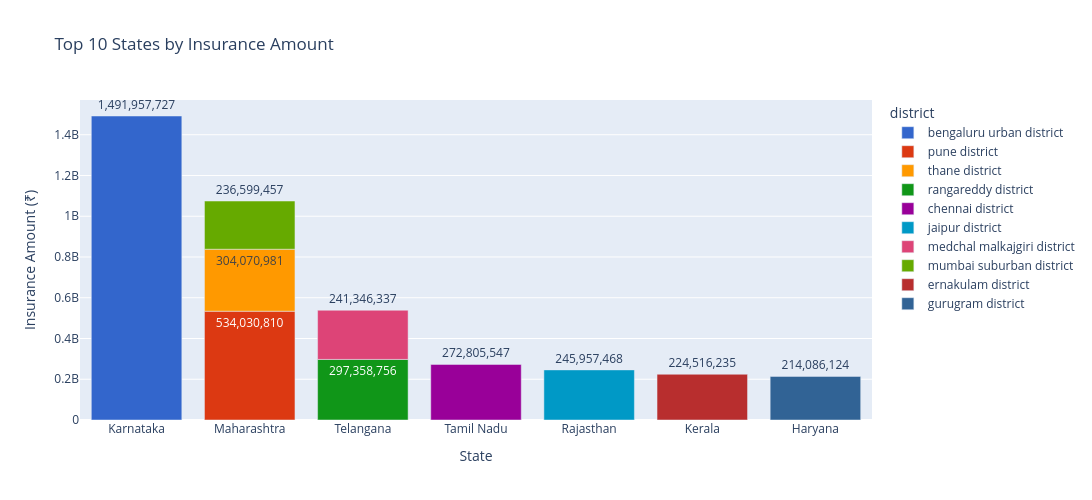

This figure's notebook cell:
### Markdown cell above
#### Chart - 6 - Insurance penetration and Engagement analysis

### Code cell
ins_pen=df_map_ins.groupby(['state','district']).agg({'insurance_count':'sum','insurance_amount':'sum'})
df=ins_pen.sort_values(by='insurance_amount',ascending=False).reset_index()
fig = px.bar(df.head(10), x='state', y='insurance_amount',color='district',
                             title="Top 10 States by Insurance Amount",
                             labels={'insurance_amount': 'Insurance Amount (₹)', 'state': 'State'},color_discrete_sequence=px.colors.qualitative.G10)
fig.update_traces(texttemplate='%{y:,.0f}', textposition='outside',textangle=0)
fig.update_layout(xaxis=dict(tickmode='linear', dtick=1),width=1400,height=500)
fig.show()
print('-'*80)
print('Top 5 Performing States and Districts')
print('-'*80)
print(df.head(5))
print('-'*80)
print('Top 5 lower States and Districts')
print('-'*80)
print(df.tail(5))
print('-'*80)
print("Highest Insurance Value:", f"{df['state'].iloc[0]} = {df['insurance_amount'].iloc[0]:,}")
print(f"Total Policies: {df['insurance_count'].iloc[0]:,}")

### Figure 1 — Plotly figure (JSON) as saved in the notebook; plotly's stock layout.template omitted (floating-point values rounded to 4 significant figures)
{"data": [{"alignmentgroup": "True", "hovertemplate": "district=bengaluru urban district<br>State=%{x}<br>Insurance Amount (₹)=%{y}<extra></extra>", "legendgroup": "bengaluru urban district", "marker": {"color": "#3366CC", "pattern": {"shape": ""}}, "name": "bengaluru urban district", "offsetgroup": "bengaluru urban district", "orientation": "v", "showlegend": true, "textangle": 0, "textposition": "outside", "texttemplate": "%{y:,.0f}", "type": "bar", "x": ["Karnataka"], "xaxis": "x", "y": [1491957727], "yaxis": "y"}, {"alignmentgroup": "True", "hovertemplate": "district=pune district<br>State=%{x}<br>Insurance Amount (₹)=%{y}<extra></extra>", "legendgroup": "pune district", "marker": {"color": "#DC3912", "pattern": {"shape": ""}}, "name": "pune district", "offsetgroup": "pune district", "orientation": "v", "showlegend": true, "textangle": 0, "textposition": "outside", "texttemplate": "%{y:,.0f}", "type": "bar", "x": ["Maharashtra"], "xaxis": "x", "y": [534030810], "yaxis": "y"}, {"alignmentgroup": "True", "hovertemplate": "district=thane district<br>State=%{x}<br>Insurance Amount (₹)=%{y}<extra></extra>", "legendgroup": "thane district", "marker": {"color": "#FF9900", "pattern": {"shape": ""}}, "name": "thane district", "offsetgroup": "thane district", "orientation": "v", "showlegend": true, "textangle": 0, "textposition": "outside", "texttemplate": "%{y:,.0f}", "type": "bar", "x": ["Maharashtra"], "xaxis": "x", "y": [304070981], "yaxis": "y"}, {"alignmentgroup": "True", "hovertemplate": "district=rangareddy district<br>State=%{x}<br>Insurance Amount (₹)=%{y}<extra></extra>", "legendgroup": "rangareddy district", "marker": {"color": "#109618", "pattern": {"shape": ""}}, "name": "rangareddy district", "offsetgroup": "rangareddy district", "orientation": "v", "showlegend": true, "textangle": 0, "textposition": "outside", "texttemplate": "%{y:,.0f}", "type": "bar", "x": ["Telangana"], "xaxis": "x", "y": [297358756], "yaxis": "y"}, {"alignmentgroup": "True", "hovertemplate": "district=chennai district<br>State=%{x}<br>Insurance Amount (₹)=%{y}<extra></extra>", "legendgroup": "chennai district", "marker": {"color": "#990099", "pattern": {"shape": ""}}, "name": "chennai district", "offsetgroup": "chennai district", "orientation": "v", "showlegend": true, "textangle": 0, "textposition": "outside", "texttemplate": "%{y:,.0f}", "type": "bar", "x": ["Tamil Nadu"], "xaxis": "x", "y": [272805547], "yaxis": "y"}, {"alignmentgroup": "True", "hovertemplate": "district=jaipur district<br>State=%{x}<br>Insurance Amount (₹)=%{y}<extra></extra>", "legendgroup": "jaipur district", "marker": {"color": "#0099C6", "pattern": {"shape": ""}}, "name": "jaipur district", "offsetgroup": "jaipur district", "orientation": "v", "showlegend": true, "textangle": 0, "textposition": "outside", "texttemplate": "%{y:,.0f}", "type": "bar", "x": ["Rajasthan"], "xaxis": "x", "y": [245957468], "yaxis": "y"}, {"alignmentgroup": "True", "hovertemplate": "district=medchal malkajgiri district<br>State=%{x}<br>Insurance Amount (₹)=%{y}<extra></extra>", "legendgroup": "medchal malkajgiri district", "marker": {"color": "#DD4477", "pattern": {"shape": ""}}, "name": "medchal malkajgiri district", "offsetgroup": "medchal malkajgiri district", "orientation": "v", "showlegend": true, "textangle": 0, "textposition": "outside", "texttemplate": "%{y:,.0f}", "type": "bar", "x": ["Telangana"], "xaxis": "x", "y": [241346337], "yaxis": "y"}, {"alignmentgroup": "True", "hovertemplate": "district=mumbai suburban district<br>State=%{x}<br>Insurance Amount (₹)=%{y}<extra></extra>", "legendgroup": "mumbai suburban district", "marker": {"color": "#66AA00", "pattern": {"shape": ""}}, "name": "mumbai suburban district", "offsetgroup": "mumbai suburban district", "orientation": "v", "showlegend": true, "textangle": 0, "textposition": "outside", "texttemplate": "%{y:,.0f}", "type": "bar", "x": ["Maharashtra"], "xaxis": "x", "y": [236599457], "yaxis": "y"}, {"alignmentgroup": "True", "hovertemplate": "district=ernakulam district<br>State=%{x}<br>Insurance Amount (₹)=%{y}<extra></extra>", "legendgroup": "ernakulam district", "marker": {"color": "#B82E2E", "pattern": {"shape": ""}}, "name": "ernakulam district", "offsetgroup": "ernakulam district", "orientation": "v", "showlegend": true, "textangle": 0, "textposition": "outside", "texttemplate": "%{y:,.0f}", "type": "bar", "x": ["Kerala"], "xaxis": "x", "y": [224516235], "yaxis": "y"}, {"alignmentgroup": "True", "hovertemplate": "district=gurugram district<br>State=%{x}<br>Insurance Amount (₹)=%{y}<extra></extra>", "legendgroup": "gurugram district", "marker": {"color": "#316395", "pattern": {"shape": ""}}, "name": "gurugram district", "offsetgroup": "gurugram district", "orientation": "v", "showlegend": true, "textangle": 0, "textposition": "outside", "texttemplate": "%{y:,.0f}", "type": "bar", "x": ["Haryana"], "xaxis": "x", "y": [214086124], "yaxis": "y"}], "layout": {"barmode": "relative", "height": 500, "legend": {"title": {"text": "district"}, "tracegroupgap": 0}, "title": {"text": "Top 10 States by Insurance Amount"}, "width": 1400, "xaxis": {"anchor": "y", "domain": [0, 1], "dtick": 1, "tickmode": "linear", "title": {"text": "State"}}, "yaxis": {"anchor": "x", "domain": [0, 1], "title": {"text": "Insurance Amount (₹)"}}}}
